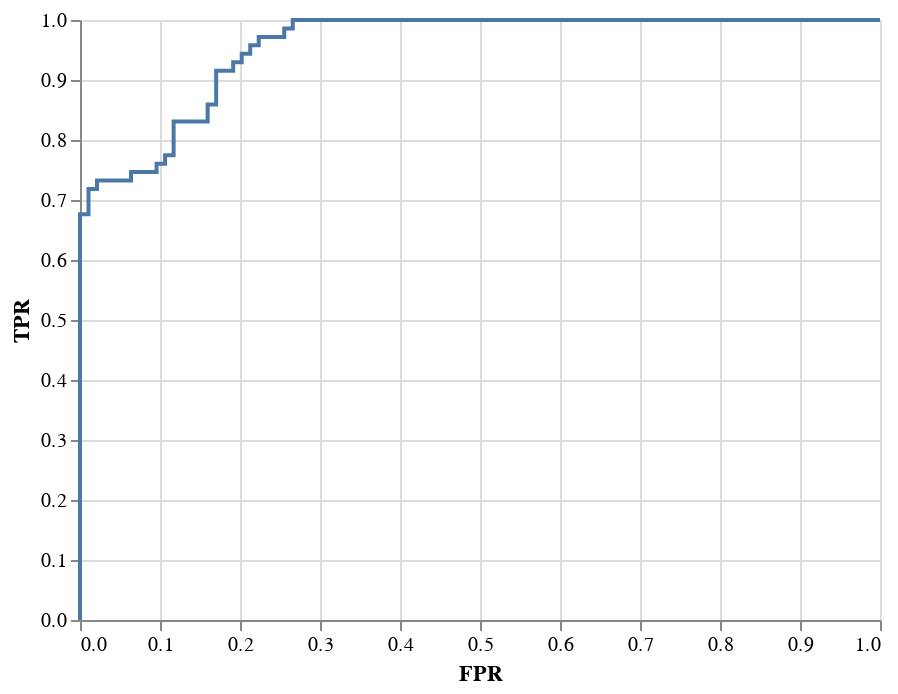

Here is the notebook cell this chart was saved with:
### Code cell
import altair as alt
import numpy as np
import pandas as pd

source = pd.DataFrame({
  'TPR': tpr.numpy(),
  'FPR': fpr.numpy()
})

alt.Chart(source).mark_line().encode(
    x='FPR',
    y='TPR'
)

### Figure 1 — Vega-Lite specification as saved in the notebook (floating-point values rounded to 4 significant figures; data arrays with more than 128 entries replaced by an {"elided": "..."} marker saying what was removed)
{"config": {"view": {"continuousWidth": 400, "continuousHeight": 300}}, "data": {"name": "data-4699c986aefa0a2849ccced87cd44682"}, "mark": "line", "encoding": {"x": {"field": "FPR", "type": "quantitative"}, "y": {"field": "TPR", "type": "quantitative"}}, "$schema": "https://vega.github.io/schema/vega-lite/v4.17.0.json", "datasets": {"data-4699c986aefa0a2849ccced87cd44682": {"elided": "166 records"}}}
